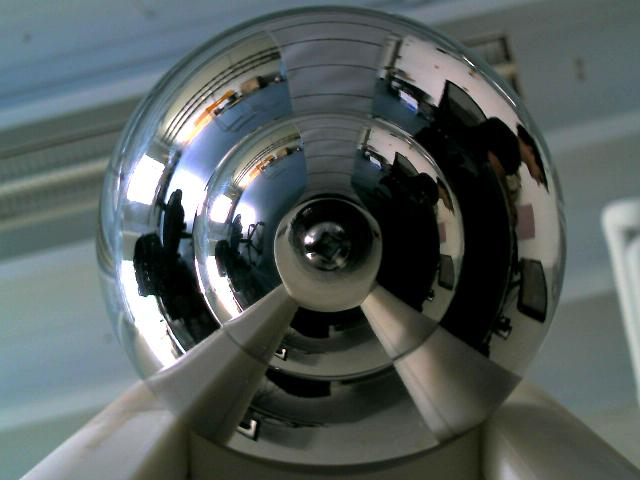
//> input picture input_img/angular_calibration3.jpg, 640 x 480 px
$ ./unwrap input_img/angular_calibration3.jpg   (built with g++ and OpenCV 4)
//> lines starting //> are read from the running program, lines starting //| are printed output that depends on the picture
/**
*  This program takes a single image from the a camera pointed at a
*  spherical mirror and unwraps it to produce a 360-degree panoramic view.
*
*  This is to be used for tracking of people and navigation of a robot.
*
*  Ben Selby, 2013
*/


#include <opencv2/highgui/highgui.hpp>
#include <opencv2/imgproc/imgproc.hpp>
#include <iostream>
#include <stdio.h>
#include <sys/time.h>
#include <string>

#define PI 3.141592654

// define the image parameters for cropping the mirror - should be a square
const int OFFSET_X = 96;
const int OFFSET_Y = 8;
const int WIDTH = 465;
const int HEIGHT = WIDTH;
const int RADIUS = WIDTH/2;

// specify input and output locations:
const std::string output_path = "output/";
const std::string input_path = "input_img/";

int get_time_diff( struct timeval *result, struct timeval *t1, struct timeval *t2 )
{
    long int diff = (t2->tv_usec + 1000000*t2->tv_sec) - (t1->tv_usec + 1000000*t1->tv_sec);
    result->tv_sec = diff / 1000000;
    result->tv_usec = diff % 1000000;

    return (diff>0);
}

int main( int argc, char** argv )
{
	int CENTRE_X, CENTRE_Y;

	if ( argc < 2 )
    {
        printf( "Usage: %s <image_filename> [centre_x centre_y]\n", argv[0] );
        return -1;
    }

	if ( argc == 4 )
	{
		CENTRE_X = atoi( argv[2] ) - OFFSET_X;
		CENTRE_Y = atoi( argv[3] ) - OFFSET_Y;
		std::cout << "Using specified point [" << CENTRE_X <<", " <<
		CENTRE_Y << "] as centre of image" << std::endl;
	}
	else
	{
		CENTRE_X = RADIUS;
		CENTRE_Y = RADIUS;
	}

	cv::Mat src, cropped_img, unwrapped_img;
	cv::Mat map_x, map_y;

	struct timeval start_time, end_time, time_diff, calc_time;
	gettimeofday(&start_time, NULL);

	// Load the specified image
	std::string path = argv[1];
	src = cv::imread( path, 1 );
//> src is the input picture: 480 rows x 640 cols, CV_8UC3; mean B, G, R 93.6, 94.7, 85.9
	if ( !src.data )
	{
		printf( "Failed to load image, exiting.\n" );
		return -1;
	}

	// Crop the input image to contain only the mirror
	struct CvSize src_size;
	src_size = src.size();
//> src_size = Size(640, 480)
	cv::Rect ROI( OFFSET_X, OFFSET_Y, WIDTH, HEIGHT );
	cropped_img = src( ROI );
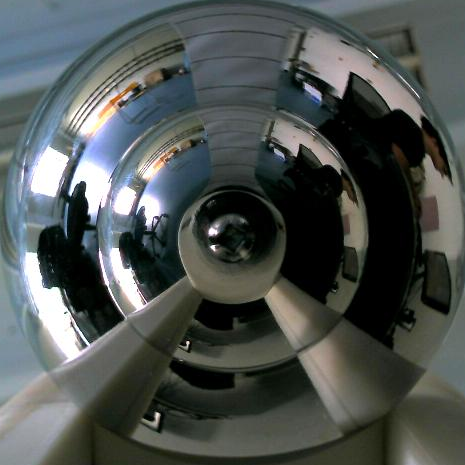
//> cropped_img: 465 rows x 465 cols, CV_8UC3; mean B, G, R 81.3, 83.2, 77.6

	// create the unwrapped image and maps with same size as the cropped image
	unwrapped_img.create( RADIUS, (int) 2*PI*RADIUS, cropped_img.type() );
	map_x.create( unwrapped_img.size(), CV_32FC1 );
	map_y.create( unwrapped_img.size(), CV_32FC1 );

	// develop the map arrays for the unwarping from polar coordinates
	// i = y coord, j = x coord
	int rows = unwrapped_img.rows;
	int cols = unwrapped_img.cols;

    for ( int i = 0; i < rows; i++ )
    {
        for ( int j = 0; j < cols; j++ )
        {
        	double theta = (double) j / RADIUS;// - (3*PI/2); // discretization in radians
        	map_x.at<float>(rows-i,j) = CENTRE_X + i*sin(theta);
        	map_y.at<float>(rows-i,j) = CENTRE_Y + i*cos(theta);
        }
    }

	gettimeofday( &calc_time, NULL);
	// let OpenCV handle the interpolation for the gaps in the unwrapped image
    cv::remap( cropped_img, unwrapped_img,
    		 map_x,
    		 map_y,
    		 CV_INTER_LINEAR,
    		 cv::BORDER_CONSTANT,
    		 cv::Scalar(0,0,0)
		   );
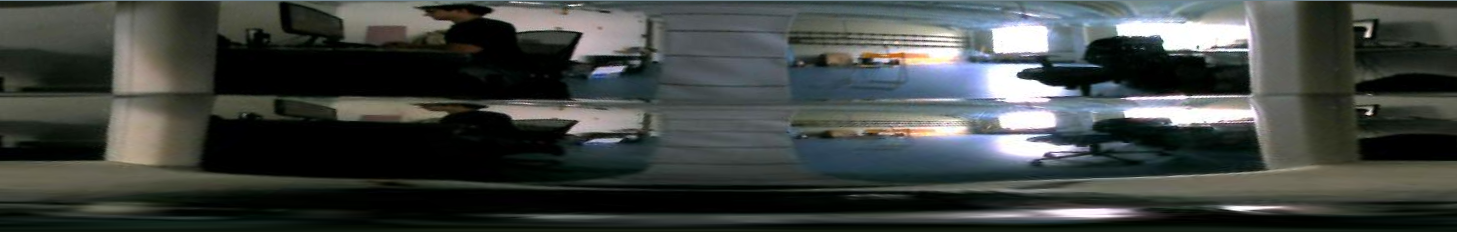
//> unwrapped_img: 232 rows x 1457 cols, CV_8UC3; mean B, G, R 64.9, 67.8, 63

	gettimeofday( &end_time, NULL );
	get_time_diff( &time_diff, &start_time, &end_time );
    printf( "Time Elapsed: %ld.%06ld seconds\n", time_diff.tv_sec, time_diff.tv_usec );

    get_time_diff( &time_diff, &calc_time, &end_time );
    printf( "Remap time: %ld.%06ld seconds\n", time_diff.tv_sec, time_diff.tv_usec );

    cvNamedWindow( "Original", 1 );
    imshow( "Original", src );
    cvNamedWindow("Cropped", 1 );
    imshow( "Cropped", cropped_img );
    cvNamedWindow( "Unwrapped", 1 );
    imshow( "Unwrapped", unwrapped_img );

	int saved = cv::waitKey(0);
//> the space key is pressed

	// if 's' key is pressed, save the unwrapped image
	if ( saved == 1179731 || saved == 1048691 )
	{
	    int last_index = path.find_last_of("/");
    	std::string img_name = path.substr(last_index+1, path.length()-1);
		std::string prefix = "unwrapped_";
		img_name = prefix + img_name;
		std::string out_path = output_path + img_name;
		std::cout<<"Saved unwrapped image to: "<<out_path<<std::endl;
		imwrite(out_path, unwrapped_img);
	}
	return 0;
}

$ run again, on input_img/cal_img1.png
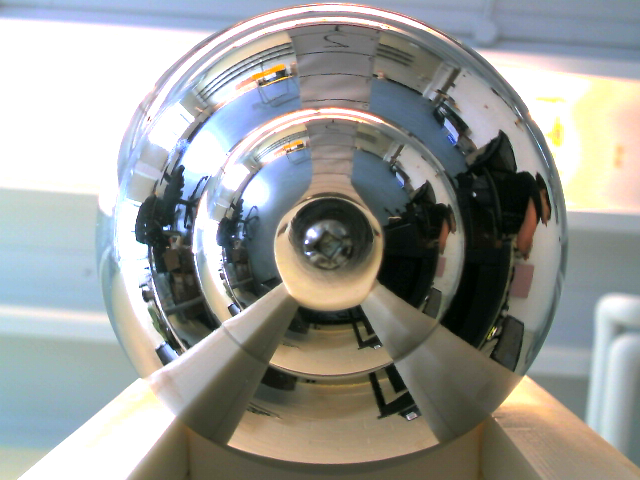
//> input picture input_img/cal_img1.png, 640 x 480 px
//> src is the input picture: 480 rows x 640 cols, CV_8UC3; mean B, G, R 151.5, 155, 153.2
//> `cropped_img = src( ROI );`:
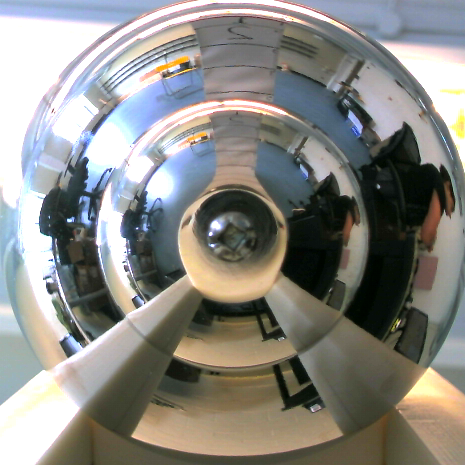
//> cropped_img: 465 rows x 465 cols, CV_8UC3; mean B, G, R 131.8, 136.7, 137.5
//> `cv::remap( cropped_img, unwrapped_img, map_x, map_y, CV_INTER_LINEAR, ..`:
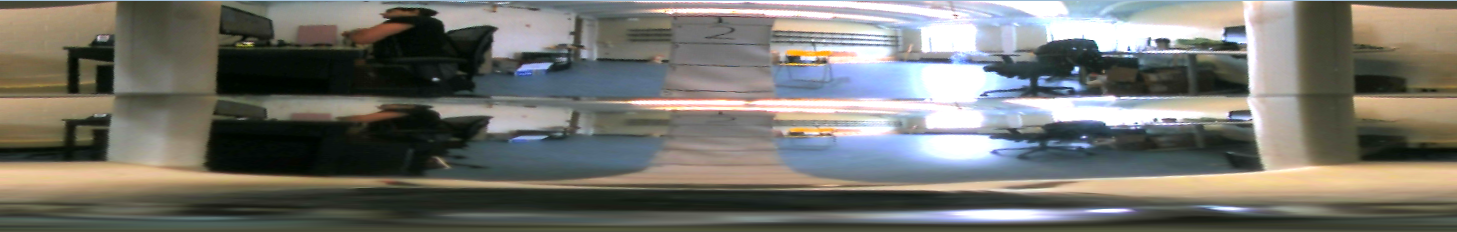
//> unwrapped_img: 232 rows x 1457 cols, CV_8UC3; mean B, G, R 109.5, 116.1, 116.6

$ run again, on input_img/hallway.png
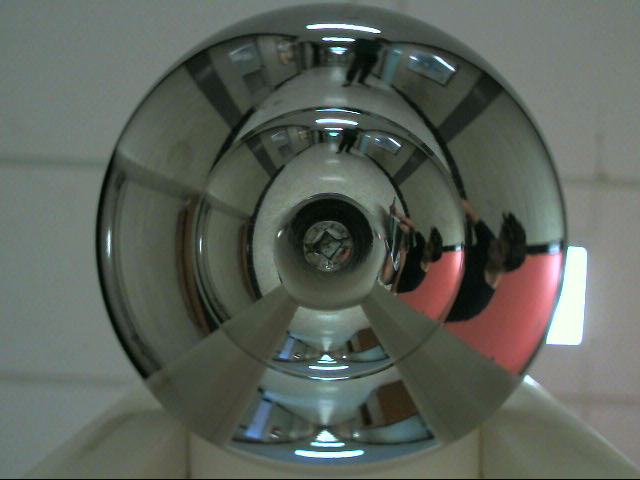
//> input picture input_img/hallway.png, 640 x 480 px
//> src is the input picture: 480 rows x 640 cols, CV_8UC3; mean B, G, R 90.9, 98.9, 92.8
//> `cropped_img = src( ROI );`:
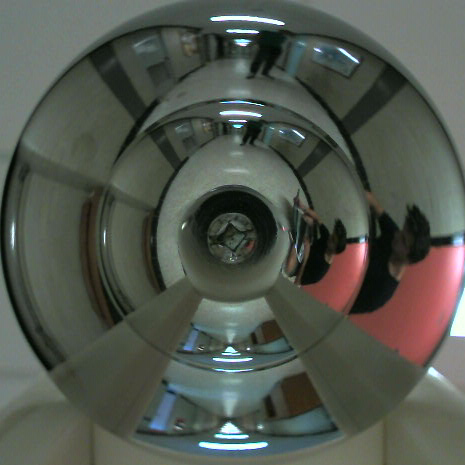
//> cropped_img: 465 rows x 465 cols, CV_8UC3; mean B, G, R 78.2, 87.1, 81.8
//> `cv::remap( cropped_img, unwrapped_img, map_x, map_y, CV_INTER_LINEAR, ..`:
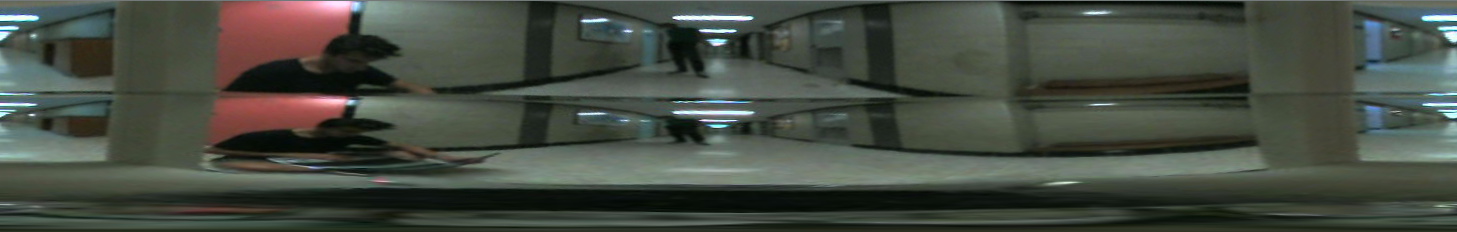
//> unwrapped_img: 232 rows x 1457 cols, CV_8UC3; mean B, G, R 66.5, 76.1, 70.1
